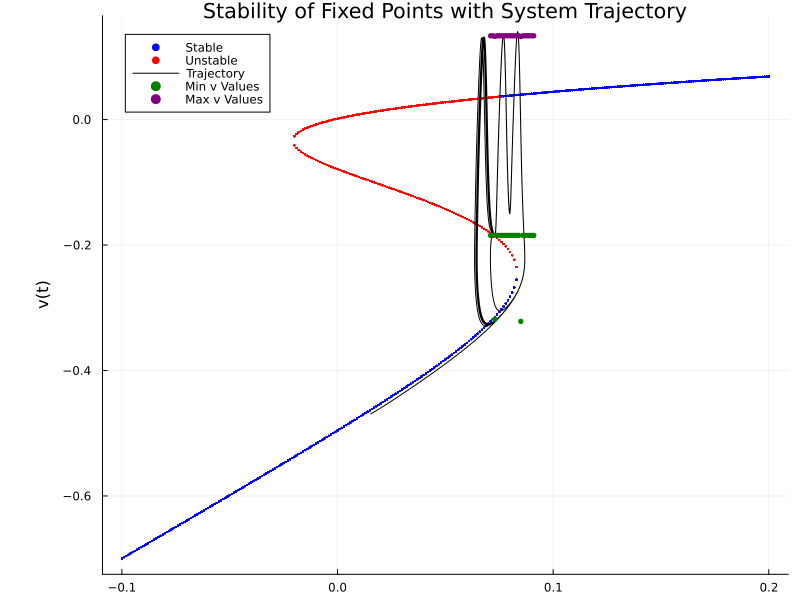

Julia code for this plot:
using NLsolve
using Plots
using LinearAlgebra  # Add this line to use eigvals
using Measures
using DifferentialEquations
using ProgressMeter

# Define the system dynamics and Jacobian matrix
function system_dynamics!(F, x, y)
    v, w = x
    F[1] = y - 0.5 * (v + 0.5) - 2 * w * (v + 0.7) - (1/2 * (1 + tanh((v + 0.01) / 0.15))) * (v - 1)
    F[2] = 1.15 * ((1/2 * (1 + tanh((v - 0.1) / 0.145))) - w) * cosh((v - 0.1) / 0.29)
end

function jacobian_matrix(v, w)
    J11 = -2*w - (3.33333333333333 - 3.33333333333333*tanh(6.66666666666667*v + 0.066666666666667)^2)*(v - 1) - tanh(6.66666666666667*v + 0.066666666666667)/2 - 1.0
    J12 = -2*v - 1.4
    J21 = (3.96551724137931 - 3.96551724137931*tanh(6.89655172413793*v - 0.689655172413793)^2)*cosh(3.44827586206897*v - 0.344827586206897) + 3.44827586206897*(-1.15*w + 0.575*tanh(6.89655172413793*v - 0.689655172413793) + 0.575)*sinh(3.44827586206897*v - 0.344827586206897)
    J22 = -1.15*cosh(3.44827586206897*v - 0.344827586206897)
    return [J11 J12; J21 J22]
end

function is_stable(J)
    eigenvalues = eigvals(J)
    return all(real.(eigenvalues) .< 0)
end

# Prepare vectors to store y values and corresponding v values for stable and unstable points
stable_y = Float64[]
stable_v = Float64[]
unstable_y = Float64[]
unstable_v = Float64[]

# Solve for fixed points and check their stability across a range of y values
ys = -0.1:0.001:0.2

for y in ys
    # Range of initial guesses for v and w
    for v_guess in -2:0.5:2
        for w_guess in -2:0.5:2
            sol = nlsolve((F, x) -> system_dynamics!(F, x, y), [v_guess, w_guess])
            if converged(sol)
                v, w = sol.zero
                J = jacobian_matrix(v, w)
                if is_stable(J)
                    push!(stable_y, y)
                    push!(stable_v, v)
                else
                    push!(unstable_y, y)
                    push!(unstable_v, v)
                end
            end
        end
    end
end

# Initial plotting of fixed points
p = scatter(stable_y, stable_v, label="Stable", color=:blue, markersize=1, markerstrokecolor=:blue, size=(800, 600), left_margin=20mm)
scatter!(p, unstable_y, unstable_v, label="Unstable", color=:red, markersize=1, markerstrokecolor=:red, linestyle=:dash)

# Define the system of differential equations, including dy/dt
function bursting_model!(du, u, p, t)
    v, w, y = u
    delta = 0.006368
    k = -0.22
    m_inf = 0.5 * (1 + tanh((v + 0.01) / 0.15))
    w_inf = 0.5 * (1 + tanh((v - 0.1) / 0.145))
    tau = cosh((v - 0.1) / 0.29)
    
    du[1] = y - 0.5*(v + 0.5) - 2*w*(v + 0.7) - m_inf*(v - 1)  # dv/dt
    du[2] = 1.15*(w_inf - w)*tau  # dw/dt
    du[3] = delta * (k - v)  # dy/dt
end

# Initial conditions and problem setup
u0 = [-0.4, 0.0, 0.0]  # Initial conditions
tspan = (0.0, 1000.0)  # Define the time span for the simulation

# Solve the ODE problem
prob = ODEProblem(bursting_model!, u0, tspan)
sol = solve(prob, Tsit5(), saveat=0.1)

# Extract v(t) and y(t) from the solution for plotting
v_t = [u[1] for u in sol.u]
y_t = [u[3] for u in sol.u]




# Define the system of differential equations for the model
function bursting_model!(du, u, p, t)
    v, w = u
    y = p
    m_inf = 0.5 * (1 + tanh((v + 0.01) / 0.15))
    w_inf = 0.5 * (1 + tanh((v - 0.1) / 0.145))
    tau = cosh((v - 0.1) / 0.29)
    
    du[1] = y - 0.5*(v + 0.5) - 2*w*(v + 0.7) - m_inf*(v - 1) # dv/dt
    du[2] = 1.15*(w_inf - w)*tau # dw/dt
end


function count_crossings(values, threshold)
    crossings = 0
    for i in 2:length(values)
        if (values[i-1] < threshold && values[i] > threshold) || (values[i-1] > threshold && values[i] < threshold)
            crossings += 1
        end
    end
    return crossings
end

# Prepare for simulation
min_v_values = Float64[]
max_v_values = Float64[]
associated_y_min_v = Float64[]
associated_y_max_v = Float64[]


spk=zip(-0.1:0.01:0.2, -1:0.000001:1, -1:0.000001:1)

y_range = 0.05:0.001:0.10
v_range = -0.3:0.01:1  # Example with coarser granularity
w_range = -0.5:0.1:1  # Example with coarser granularity

total_iterations = length(y_range) * length(v_range) * length(w_range)
progress = Progress(total_iterations, desc="Processing", barlen=20)

#for (y, v, w) in spk# zip(stable_y, stable_v, stable_w)
for y in y_range
    for v in v_range
        for w in w_range

    next!(progress)
    initial_conditions = [v, w]
    tspan = (0.0, 3000.0)  # Adjust simulation time as necessary
    prob = ODEProblem(bursting_model!, initial_conditions, tspan, y)
    sol = solve(prob, Tsit5(), reltol=1e-8, abstol=1e-8)

    # Find min and max of v for this simulation
    v_values = sol[1, 1000:end]
    if count_crossings(v_values, v) > 5
        min_v, max_v = minimum(v_values), maximum(v_values)
        push!(min_v_values, min_v)
        push!(max_v_values, max_v)
        push!(associated_y_min_v, y)
        push!(associated_y_max_v, y) 
    end
end
end
end


# Initialize dictionaries to store the overall min and max v values for each unique y
min_v_for_y = Dict{Float64, Float64}()
max_v_for_y = Dict{Float64, Float64}()

# Process minimum v values
for (i, y) in enumerate(associated_y_min_v)
    min_v = min_v_values[i]
    # If y already exists in the dictionary, update it if the current min_v is smaller
    if haskey(min_v_for_y, y)
        min_v_for_y[y] = min(min_v_for_y[y], min_v)
    else
        min_v_for_y[y] = min_v
    end
end

# Process maximum v values
for (i, y) in enumerate(associated_y_max_v)
    max_v = max_v_values[i]
    # If y already exists in the dictionary, update it if the current max_v is larger
    if haskey(max_v_for_y, y)
        max_v_for_y[y] = max(max_v_for_y[y], max_v)
    else
        max_v_for_y[y] = max_v
    end
end

# Convert the dictionaries back to lists if needed, or use them as is depending on your requirements.
# For example, to get lists of unique y values and their associated min/max v values:
unique_y_values = collect(keys(min_v_for_y))
associated_min_v = [min_v_for_y[y] for y in unique_y_values]
associated_max_v = [max_v_for_y[y] for y in unique_y_values]




# Overlay y(t) vs. v(t) onto the existing plot of fixed points
plot!(p, y_t[100:end], v_t[100:end], label="Trajectory", color=:black, linewidth=1)

xlabel!(p, "y")
ylabel!(p, "v(t)")
title!(p, "Stability of Fixed Points with System Trajectory")

scatter!(p, unique_y_values, min_v_values, label="Min v Values", color=:green, markersize=3, markerstrokecolor=:green)
scatter!(p, unique_y_values, max_v_values, label="Max v Values", color=:purple, markersize=3, markerstrokecolor=:purple)

# Save the combined plot
savefig(p, "p1_d.png")